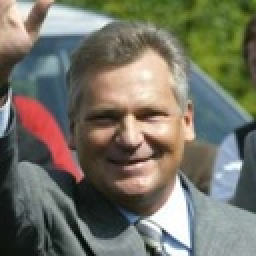
%> input picture Databases/lfw_subset/1/1.jpeg, 128 x 128 px, shrunk from 250 x 250 before the run (shown 2 times larger)
$ octave --eval "testSkinModels;"   (GNU Octave 9; MATLAB toolbox functions it lacks are replaced by stand-ins)
%> lines starting %> are read from the running program, lines starting %| are printed output that depends on the picture; in (x1, y1, x2, y2) boxes, pixels count from 0 and x2, y2 are one past the last pixel; in counts of white or black regions, pixels touching at a corner belong together; the program's own positions count from 1
function testSkinModels(varargin)
%For an image, this function will use the stored SGM and GMM models to segment the face in the image

%INPUTS
%fname - [optional] full path to an image; if this is not specified, a dialog box pops up and user can select any image they wants

load('SGM'); % load in the SGM model parameters
load('GMM')  % load in the GMM model parameters

if(nargin==0)
    [fname, imPath] = uigetfile({'*.jpg;*.jpeg;*.tif;*.png;*.gif','All Image Files';'*.*','All Files' });
%> the answer given: ../Databases/lfw_subset/1/1.jpeg
    I = imread(fullfile(imPath,fname)); %read in the input image
%> I is the input picture: size 128x128x3 uint8; mean R, G, B 117.2, 115.3, 102.6
else
    I = imread(varargin{1}); %read in the input image
end

%compute the probability of skin and not skin for every pixel in the image using the SGM model
threshold_SGM = 3; %Threshold for the SGM
p_x_skinSGM = zeros(size(I,1),size(I,2));
p_x_not_skinSGM = zeros(size(I,1),size(I,2));
k = size(weightSkin,1);
for i = 1:size(I,1)
    for j = 1:size(I,2)
        x = normalizeRGB(I(i,j,1), I(i,j,2), I(i,j,3));
        p_x_skinSGM(i,j)=computeGaussianProb(x, uSkin, covSkin); %for each pixel, compute its likelihood of being a skin
        p_x_not_skinSGM(i,j)=computeGaussianProb(x, uNotSkin, covNotSkin); %for each pixel, compute its likelihood of being a non-skin
    end
end
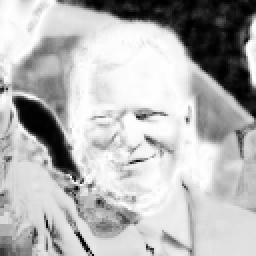
%> p_x_not_skinSGM: size 128x128 double (shown 2 times larger); min 6904.5, max 497219223.5, mean 355972162; drawn with min black and max white
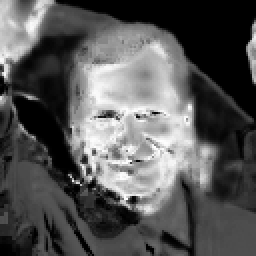
%> p_x_skinSGM: size 128x128 double (shown 2 times larger); min 3.09e-18, max 2.12e+09, mean 725630199.6; drawn with min black and max white

%for each pixel in our 'probe' image, compute p(x|skin)/p(x|!skin) = X, if X>=thres, it means pixel is skin. binarySkin = likelihood
binarySkinSGM = (p_x_skinSGM./p_x_not_skinSGM)>=threshold_SGM; %likelihood 1 where it's >=threshold
%> binarySkinSGM: size 128x128 logical; 19.2% white; 19 white regions (16 under 20 px), largest, box (x1, y1, x2, y2) and area: (35, 21, 97, 107) 2669, (0, 0, 15, 39) 261, (12, 0, 26, 20) 116

%compute the probability of skin and not skin for every pixel in the image using the SGM model
threshold_GMM = 2; %Threshold for the GMM
p_x_skinGMM = zeros(size(I,1),size(I,2));
p_x_not_skinGMM = zeros(size(I,1),size(I,2));
for i = 1:size(I,1)
    for j = 1:size(I,2)
        x = normalizeRGB(I(i,j,1), I(i,j,2), I(i,j,3));
        x = x(1:2);
        for c = 1:k %for each component of the gaussian mixture model get a probability
            p_x_skinGMM(i,j)=p_x_skinGMM(i,j)+weightSkin(c)*computeGaussianProb(x, uSkinGMM(c,:)', covSkinGMM{c}); %for each pixel, compute its likelihood of being a skin
            p_x_not_skinGMM(i,j)=p_x_not_skinGMM(i,j)+weightNotSkin(c)*computeGaussianProb(x, uNotSkinGMM(c,:)', covNotSkinGMM{c}); %for each pixel, compute its likelihood of being a non-skin
        end
    end
end
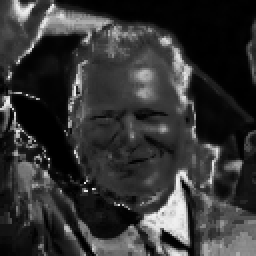
%> p_x_not_skinGMM: size 128x128 double (shown 2 times larger); min 0.0411, max 241.2, mean 52.4
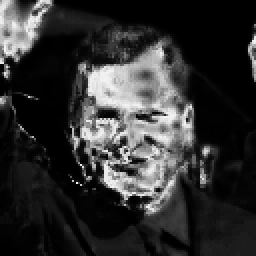
%> p_x_skinGMM: size 128x128 double (shown 2 times larger); min 0.000398, max 242.7, mean 48.6

%for each pixel in our 'probe' image, compute p(x|skin)/p(x|!skin) = X, if X>=thres, it means pixel is skin. binarySkin = likelihood
binarySkinGMM = (p_x_skinGMM./p_x_not_skinGMM)>=threshold_GMM; %likelihood 1 where it's >=threshold
%> binarySkinGMM: size 128x128 logical; 18% white; 25 white regions (22 under 20 px), largest, box (x1, y1, x2, y2) and area: (35, 21, 97, 107) 2440, (0, 0, 26, 39) 392, (124, 17, 128, 38) 39

%
[skinPredictSGM, filledISGM, boundingBoxSGM,ISGM] = computeSkin(I, binarySkinSGM);
[skinPredictGMM, filledIGMM, boundingBoxGMM, IGMM] = computeSkin(I, binarySkinGMM);

%SGM SHOW PREDICTED SKIN REGIONS
h1=figure;
subplot(141)
imshow(I)
subplot(142)
imshow(skinPredictSGM)
title('Skin recovered by SGM')
subplot(143)
imshow(filledISGM)
title('Recovered Skin after eroding & filling in holes')
subplot(144)
imshow(I)
title('SGM')
set(gcf, 'Name', 'Predicted Skin Regions: Using the SGM model', 'NumberTitle', 'off');
hold on;
h=rectangle('Position', boundingBoxSGM, 'EdgeColor','r');

%GMM SHOW PREDICTED SKIN REGIONS
h1=figure;
subplot(141)
imshow(I)
subplot(142)
imshow(skinPredictGMM)
title('Skin recovered by GMM')
subplot(143)
imshow(filledIGMM)
title('Recovered Skin after eroding & filling in holes')
subplot(144)
imshow(I)
title('GMM')
set(gcf, 'Name', 'Predicted Skin Regions: Using the GMM model', 'NumberTitle', 'off');
hold on;
h=rectangle('Position', boundingBoxGMM, 'EdgeColor','r');

figure
subplot(131)
imshow(I);
title('Original Image');
subplot(132)
imshow(ISGM);
title('Face predicted using SGM')
subplot(133);
imshow(IGMM);
title('Face predicted using GMM')

function [skinPredict, filledI, boundingBox, Icropped] = computeSkin(I, binarySkin)

%DISPLAY PREDICTED SKIN REGIONS
skinPredict = repmat(uint8(binarySkin), [1 1 3]).*I;
skinBinary = im2bw(rgb2gray(skinPredict), 0.1);
%> skinBinary: size 128x128 logical; 19.2% white; 19 white regions (16 under 20 px), largest, box (x1, y1, x2, y2) and area: (35, 21, 97, 107) 2666, (0, 0, 15, 39) 261, (12, 0, 26, 20) 116

filledI = imfill(skinBinary, 'holes'); %fill in holes in the image
%> filledI: size 128x128 logical; 22.7% white; 19 white regions (16 under 20 px), largest, box (x1, y1, x2, y2) and area: (35, 21, 97, 107) 3253, (0, 0, 15, 39) 262, (12, 0, 26, 20) 116

se = strel('disk',2);
erodedI = imerode(filledI,se); %erode away noise
%> erodedI: size 128x128 logical; 17.8% white; 6 white regions (3 under 20 px)

L = bwlabel(erodedI); % does something
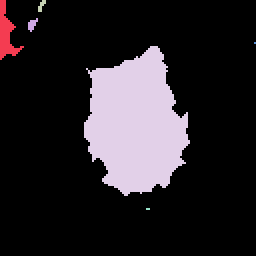
%> L: size 128x128 double (shown 2 times larger); 7 distinct labels, from 0 to 6; one colour per label, 0 black

regionStats = regionprops(L,'BoundingBox', 'Area');
%> regionStats = 6 regions; box (x1, y1, x2, y2) and Area: (42, 23, 95, 98) 2721, (0, 0, 12, 30) 152, (14, 9, 19, 16) 20, (19, 0, 23, 6) 13, (73, 104, 75, 105) 2, (127, 21, 128, 22) 1

[~,indBestBox] = max(cell2mat({regionStats(:).Area}));
%> indBestBox = 4
boundingBox=regionStats(indBestBox).BoundingBox; %[x y w h] - (x,y) - top-left corner of rectangle; w h = width and height, respectively
%> boundingBox = [42.5 23.5 53 75]
xMin = ceil(boundingBox(1)); yMin = ceil(boundingBox(2)); xMax = floor(boundingBox(1)+boundingBox(3)); yMax = floor(boundingBox(2)+boundingBox(4));
%> after `xMin = ceil(boundingBox(1))`: xMin = 43
%> after `yMin = ceil(boundingBox(2))`: yMin = 24
%> after `xMax = floor(boundingBox(1)+boundingBox(3))`: xMax = 95
%> after `yMax = floor(boundingBox(2)+boundingBox(4))`: yMax = 98
Icropped = I(yMin:yMax, xMin:xMax, :);
%> in testSkinModels, `[skinPredictSGM, filledISGM, boundingBoxSGM,ISGM] = computeSkin(I, bin..`: boundingBoxSGM = [42.5 23.5 53 75]
%> in computeSkin (call 2), `skinBinary = im2bw(rgb2gray(skinPredict), 0.1);`: skinBinary: size 128x128 logical; 18% white; 25 white regions (22 under 20 px), largest, box (x1, y1, x2, y2) and area: (35, 21, 97, 107) 2437, (0, 0, 26, 39) 392, (124, 17, 128, 38) 39
%> in computeSkin (call 2), `filledI = imfill(skinBinary, 'holes');`: filledI: size 128x128 logical; 21.1% white; 25 white regions (22 under 20 px), largest, box (x1, y1, x2, y2) and area: (35, 21, 97, 107) 2929, (0, 0, 26, 39) 413, (124, 17, 128, 38) 39
%> in computeSkin (call 2), `erodedI = imerode(filledI,se);`: erodedI: size 128x128 logical; 15.7% white; 6 white regions (4 under 20 px)
%> in computeSkin (call 2), `L = bwlabel(erodedI);`:
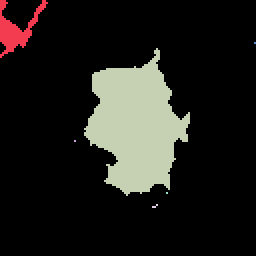
%> L: size 128x128 double (shown 2 times larger); 7 distinct labels, from 0 to 6; one colour per label, 0 black
%> in computeSkin (call 2), `regionStats = regionprops(L,'BoundingBox', 'Area');`: regionStats = 6 regions; box (x1, y1, x2, y2) and Area: (42, 24, 95, 98) 2325, (0, 0, 24, 29) 238, (76, 102, 79, 104) 3, (37, 70, 38, 71) 1, (83, 96, 84, 97) 1, (127, 21, 128, 22) 1
%> in computeSkin (call 2), `[~,indBestBox] = max(cell2mat({regionStats(:).Area}));`: indBestBox = 3
%> in computeSkin (call 2), `boundingBox=regionStats(indBestBox).BoundingBox;`: boundingBox = [42.5 24.5 53 74]
%> in computeSkin (call 2), `yMin = ceil(boundingBox(2))`: yMin = 25
%> in testSkinModels, `[skinPredictGMM, filledIGMM, boundingBoxGMM, IGMM] = computeSkin(I, bi..`: boundingBoxGMM = [42.5 24.5 53 74]
%> in testSkinModels, `h=rectangle('Position', boundingBoxGMM, 'EdgeColor','r');`:
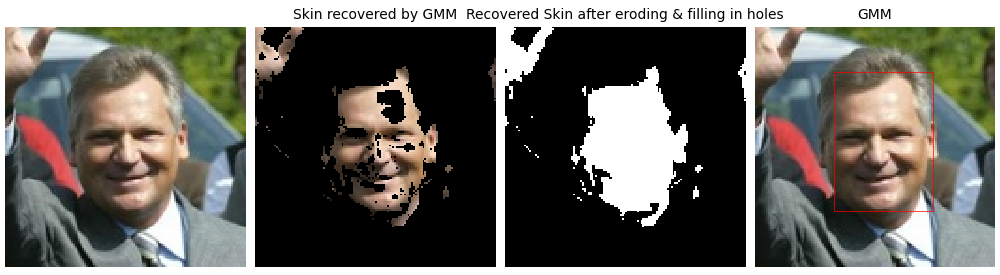
%> figure redrawn from the program's plot data, 4 panels
